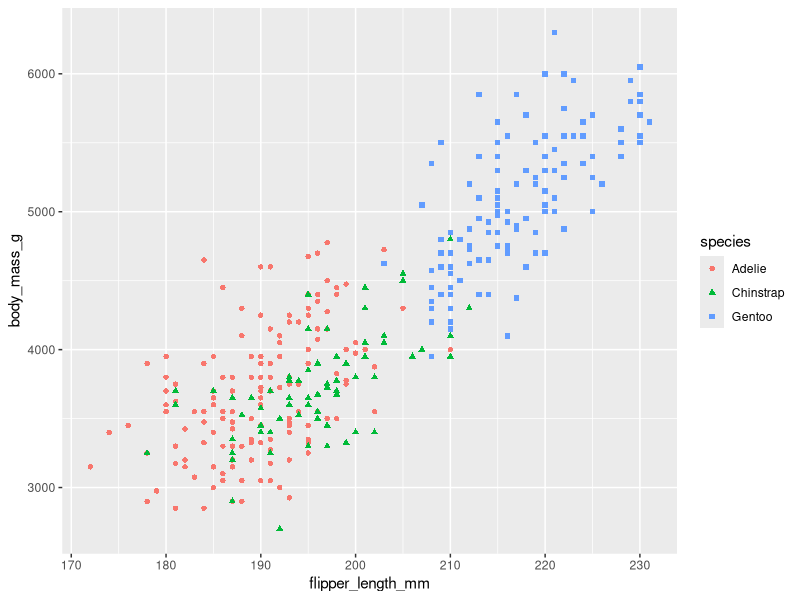
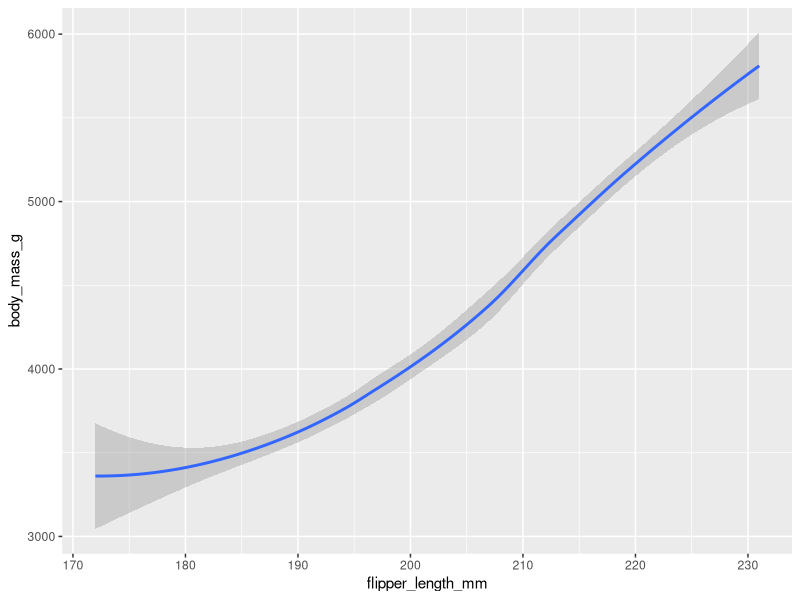
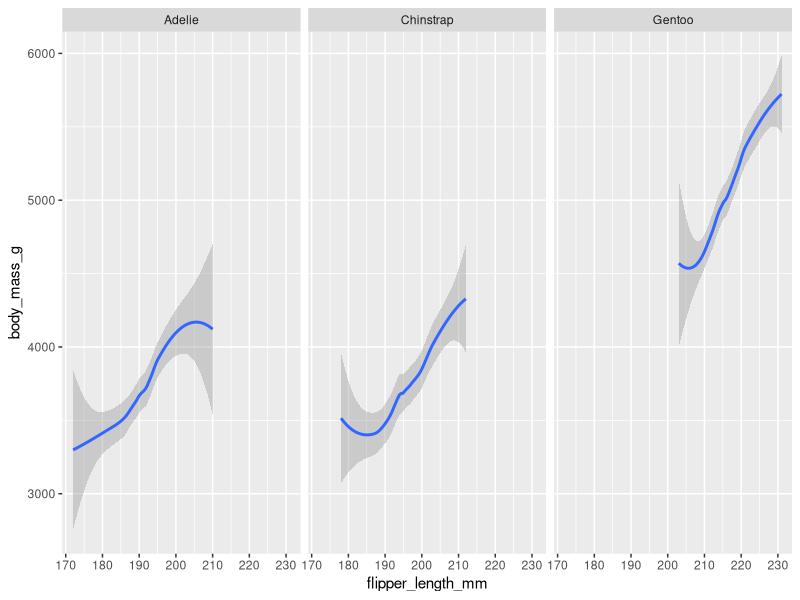
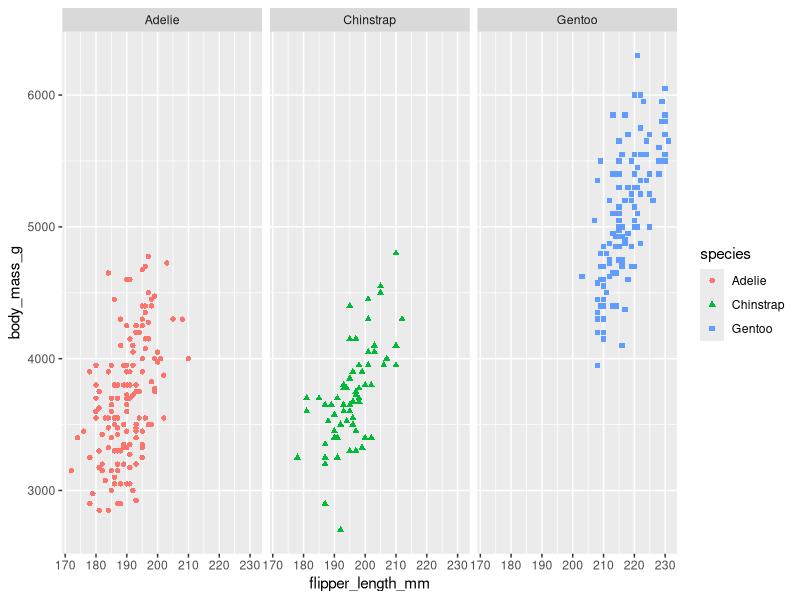
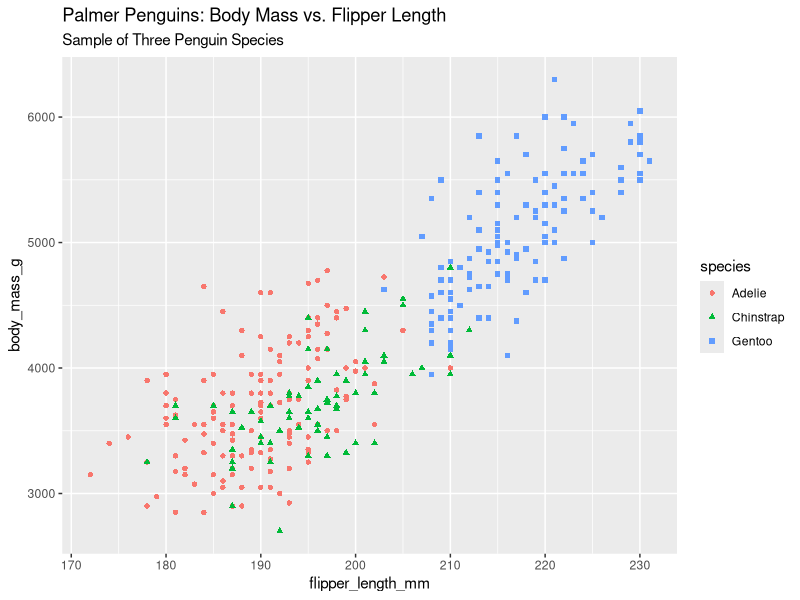

The R script that drew these images, in order:
install.packages("palmerpenguins")
install.packages("tidyverse")
install.packages("ggplot2")
library(palmerpenguins)
library(tidyverse)
library(ggplot2)

data(penguins)
View(penguins)

ggplot(data = penguins) + geom_point(mapping = aes(x = flipper_length_mm, y = body_mass_g, shape=species, color=species))

ggplot(data = penguins) + geom_smooth(mapping = aes(x = flipper_length_mm, y = body_mass_g))

ggplot(data = penguins) + geom_smooth(mapping = aes(x = flipper_length_mm, y = body_mass_g)) + facet_wrap(~species)

ggplot(data = penguins) + geom_point(mapping = aes(x = flipper_length_mm, y = body_mass_g, shape=species, color=species)) + facet_wrap(~species)

ggplot(data = penguins) + geom_point(mapping = aes(x = flipper_length_mm, y = body_mass_g, shape=species, color=species))+labs(title = "Palmer Penguins: Body Mass vs. Flipper Length", subtitle="Sample of Three Penguin Species")